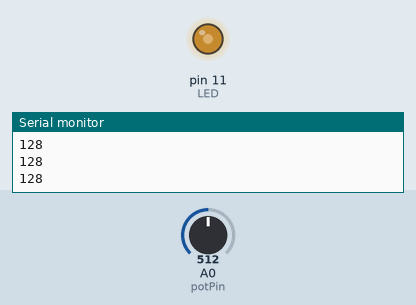
Bench run of a sketch on a simulated Arduino Uno, built with avr-gcc and run on an emulated ATmega328P. Shown: output pins drawn as LEDs (lit = HIGH), the last lines printed to the serial monitor. Inputs (shaded band) come from the test bench; at power-on: A0 (potPin) = 512.

Above: at 1.2 s.
1.3 s: A0 (potPin) set to 716
At 2.2 s:
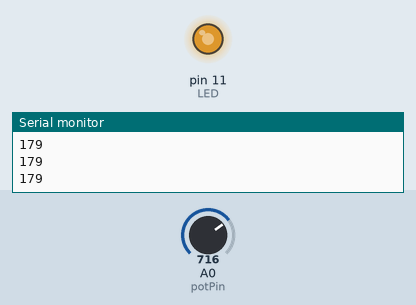
2.8 s: A0 (potPin) set to 900
At 3.4 s:
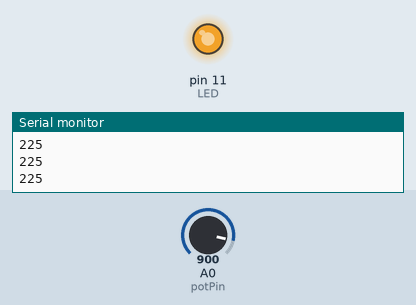
4.3 s: A0 (potPin) set to 122
At 5.5 s:
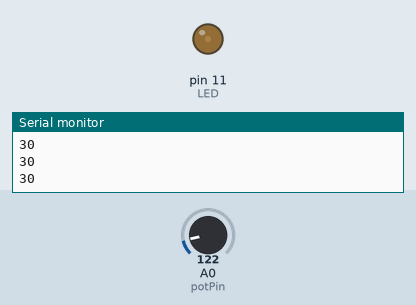
5.8 s: A0 (potPin) set to 0
At 6.8 s:
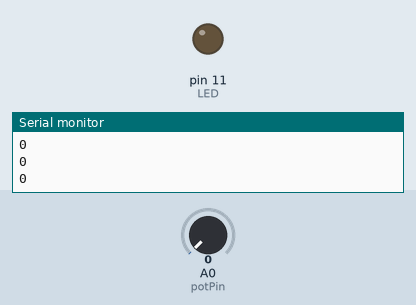
Timing chart, 0 to 8.3 s (numbered marks = the images above; inputs shaded):
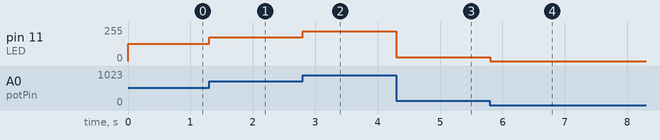

The sketch:

demo.ino
```cpp
/*
  Analog sensor input with a potentiomenter
  controlling PWM output to an LED.

  Connect potentiometer middle pin to Analog A0. Connect one outer pin to ground, the other to 5V.
  Connect LED (annode side) to PWM pin 11. Connect cathode side to 220-230 ohm resistor and to ground.
  Uncomment for Serial communication.
*/

const int LED = 11;  //LED pin
const int potPin = A0;  //potentiometer middle pin
int reading = 0; // to track potentiometer reading

void setup() {
  pinMode (LED, OUTPUT);  // initialize LED pin as digital output
  //note: no need to initialize analog inputs as those pins can only be inputs

  Serial.begin(9600);  // initialize serial communication at 9600 bits per second
}

void loop() {
  reading = analogRead(potPin);     // reads pot 0 to 1023
  analogWrite (LED, reading/4);  // reduces value to match PWM output range 0-255

  Serial.println (reading/4);  // prints to Serial monitor
}
```

Measured:
- after the input at 1.3 s, pin 11 (LED): 128/255 → 179/255 at once
- after the input at 2.8 s, pin 11 (LED): 179/255 → 225/255 at once
- after the input at 4.3 s, pin 11 (LED): 225/255 → 30/255 at once
- after the input at 5.8 s, pin 11 (LED): 30/255 → 0/255 at once
